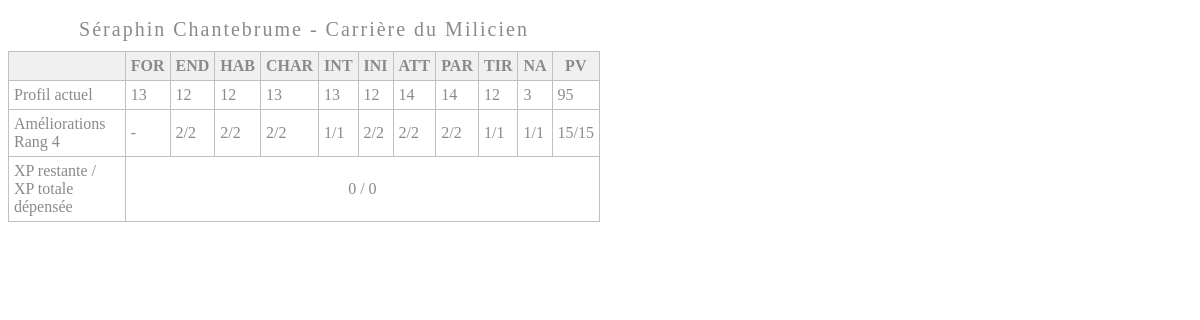
The page /fiches/details/1 on the database as committed earlier.
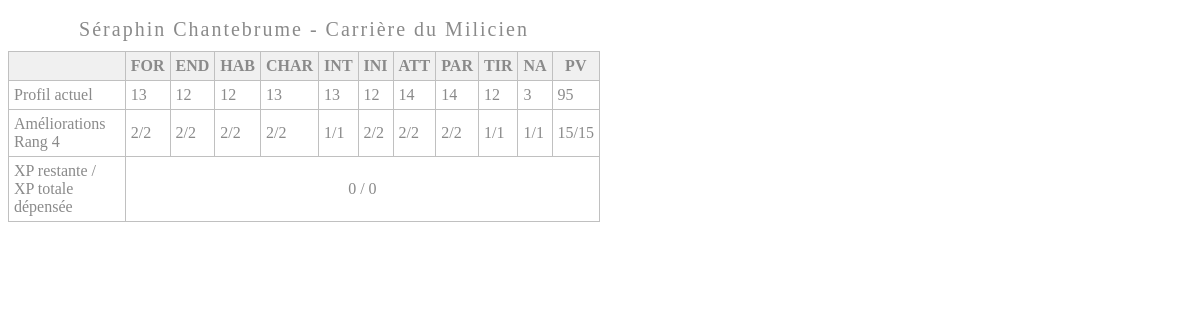
The same page on the database as committed later.
### fiches/models.py (models this page shows, shortened)
class CharacterSheet(models.Model):
    name = models.CharField(max_length=50, blank=True, null=True)
    group = models.CharField(
        max_length=50, choices=CHOICES, default='Groupe', blank=True, null=True)
    rank = models.IntegerField(blank=True, null=True)
    path = models.ForeignKey(Carriere, on_delete=models.SET_NULL, null=True)
    For = models.IntegerField(blank=True, null=True, default=8)
    End = models.IntegerField(blank=True, null=True, default=8)
    Hab = models.IntegerField(blank=True, null=True, default=8)
    Char = models.IntegerField(blank=True, null=True, default=8)
    Int = models.IntegerField(blank=True, null=True, default=8)
    Ini = models.IntegerField(blank=True, null=True, default=8)
    Att = models.IntegerField(blank=True, null=True, default=8)
    Par = models.IntegerField(blank=True, null=True, default=8)
    Tir = models.IntegerField(blank=True, null=True, default=8)
    Na = models.IntegerField(blank=True, null=True, default=1)
    Pv = models.IntegerField(blank=True, null=True, default=60)
    For1V = models.IntegerField(blank=True, null=True, default=0)
    End1V = models.IntegerField(blank=True, null=True, default=0)
    Hab1V = models.IntegerField(blank=True, null=True, default=0)
    Char1V = models.IntegerField(blank=True, null=True, default=0)
    Int1V = models.IntegerField(blank=True, null=True, default=0)
    Ini1V = models.IntegerField(blank=True, null=True, default=0)
    Att1V = models.IntegerField(blank=True, null=True, default=0)
    Par1V = models.IntegerField(blank=True, null=True, default=0)
    Tir1V = models.IntegerField(blank=True, null=True, default=0)
    Na1V = models.IntegerField(blank=True, null=True, default=0)
    Pv1V = models.IntegerField(blank=True, null=True, default=0)
    For2V = models.IntegerField(blank=True, null=True, default=0)
    End2V = models.IntegerField(blank=True, null=True, default=0)
    Hab2V = models.IntegerField(blank=True, null=True, default=0)
    Char2V = models.IntegerField(blank=True, null=True, default=0)
    Int2V = models.IntegerField(blank=True, null=True, default=0)
    Ini2V = models.IntegerField(blank=True, null=True, default=0)
    Att2V = models.IntegerField(blank=True, null=True, default=0)
    Par2V = models.IntegerField(blank=True, null=True, default=0)
    Tir2V = models.IntegerField(blank=True, null=True, default=0)
    Na2V = models.IntegerField(blank=True, null=True, default=0)
    Pv2V = models.IntegerField(blank=True, null=True, default=0)
    For3V = models.IntegerField(blank=True, null=True, default=0)
    End3V = models.IntegerField(blank=True, null=True, default=0)
    Hab3V = models.IntegerField(blank=True, null=True, default=0)
    Char3V = models.IntegerField(blank=True, null=True, default=0)
    Int3V = models.IntegerField(blank=True, null=True, default=0)
    Ini3V = models.IntegerField(blank=True, null=True, default=0)
    Att3V = models.IntegerField(blank=True, null=True, default=0)
    Par3V = models.IntegerField(blank=True, null=True, default=0)
    Tir3V = models.IntegerField(blank=True, null=True, default=0)
    Na3V = models.IntegerField(blank=True, null=True, default=0)
    Pv3V = models.IntegerField(blank=True, null=True, default=0)
    For4V = models.IntegerField(blank=True, null=True, default=0)
    End4V = models.IntegerField(blank=True, null=True, default=0)
    Hab4V = models.IntegerField(blank=True, null=True, default=0)
    Char4V = models.IntegerField(blank=True, null=True, default=0)
    Int4V = models.IntegerField(blank=True, null=True, default=0)
    Ini4V = models.IntegerField(blank=True, null=True, default=0)
    Att4V = models.IntegerField(blank=True, null=True, default=0)
    Par4V = models.IntegerField(blank=True, null=True, default=0)
    Tir4V = models.IntegerField(blank=True, null=True, default=0)
    Na4V = models.IntegerField(blank=True, null=True, default=0)
    Pv4V = models.IntegerField(blank=True, null=True, default=0)
    created = models.TimeField(auto_now_add=True, null=True)
    class Meta:
        ordering = ['-created']

### carrieres/models.py (models this page shows)
class Carriere(models.Model):
    name = models.CharField(max_length=100, blank=True, null=True)
    rank = models.IntegerField(choices=RANKS, default=1, blank=True, null=True)
    For1 = models.IntegerField(blank=True, null=True)
    End1 = models.IntegerField(blank=True, null=True)
    Hab1 = models.IntegerField(blank=True, null=True)
    Char1 = models.IntegerField(blank=True, null=True)
    Int1 = models.IntegerField(blank=True, null=True)
    Ini1 = models.IntegerField(blank=True, null=True)
    Att1 = models.IntegerField(blank=True, null=True)
    Par1 = models.IntegerField(blank=True, null=True)
    Tir1 = models.IntegerField(blank=True, null=True)
    Na1 = models.IntegerField(blank=True, null=True)
    Pv1 = models.IntegerField(blank=True, null=True)
    For2 = models.IntegerField(blank=True, null=True)
    End2 = models.IntegerField(blank=True, null=True)
    Hab2 = models.IntegerField(blank=True, null=True)
    Char2 = models.IntegerField(blank=True, null=True)
    Int2 = models.IntegerField(blank=True, null=True)
    Ini2 = models.IntegerField(blank=True, null=True)
    Att2 = models.IntegerField(blank=True, null=True)
    Par2 = models.IntegerField(blank=True, null=True)
    Tir2 = models.IntegerField(blank=True, null=True)
    Na2 = models.IntegerField(blank=True, null=True)
    Pv2 = models.IntegerField(blank=True, null=True)
    For3 = models.IntegerField(blank=True, null=True)
    End3 = models.IntegerField(blank=True, null=True)
    Hab3 = models.IntegerField(blank=True, null=True)
    Char3 = models.IntegerField(blank=True, null=True)
    Int3 = models.IntegerField(blank=True, null=True)
    Ini3 = models.IntegerField(blank=True, null=True)
    Att3 = models.IntegerField(blank=True, null=True)
    Par3 = models.IntegerField(blank=True, null=True)
    Tir3 = models.IntegerField(blank=True, null=True)
    Na3 = models.IntegerField(blank=True, null=True)
    Pv3 = models.IntegerField(blank=True, null=True)
    For4 = models.IntegerField(blank=True, null=True)
    End4 = models.IntegerField(blank=True, null=True)
    Hab4 = models.IntegerField(blank=True, null=True)
    Char4 = models.IntegerField(blank=True, null=True)
    Int4 = models.IntegerField(blank=True, null=True)
    Ini4 = models.IntegerField(blank=True, null=True)
    Att4 = models.IntegerField(blank=True, null=True)
    Par4 = models.IntegerField(blank=True, null=True)
    Tir4 = models.IntegerField(blank=True, null=True)
    Na4 = models.IntegerField(blank=True, null=True)
    Pv4 = models.IntegerField(blank=True, null=True)
    created = models.TimeField(auto_now_add=True)
    def __str__(self):
        return self.name

### fiches/views.py (the view)
# urls.py: path('fiches/details/<str:pk>', views.ficheDetails, name="charsheet_details"),
def ficheDetails(request, pk):
    fiche = CharacterSheet.objects.get(id=pk)
    carriere = Carriere.objects.get(name=fiche.path)
    page_title = f"Carrière {fiche.name}"
    context = {'page_title': page_title, 'fiche': fiche,
               'carriere': carriere, 'proxy': PROXY}
    return render(request, 'fiches/iframe.html', context)

### fiches/templates/fiches/iframe.html (shortened to what this page needs)
<!DOCTYPE html>
<html>
  <head>
    </head>
  <body>
<table>
   <caption>{{fiche.name}} - {{fiche.path}}</caption>
   <tr>
      <th></th>
      <th>FOR</th>
      <th>END</th>
      <th>HAB</th>
      <th>CHAR</th>
      <th>INT</th>
      <th>INI</th>
      <th>ATT</th>
      <th>PAR</th>
      <th>TIR</th>
      <th>NA</th>
      <th>PV</th>
   </tr>
   <tr>
      <td>Profil actuel</td>
      <td>{{fiche.For}}</td>
      <td>{{fiche.End}}</td>
      <td>{{fiche.Hab}}</td>
      <td>{{fiche.Char}}</td>
      <td>{{fiche.Int}}</td>
      <td>{{fiche.Ini}}</td>
      <td>{{fiche.Att}}</td>
      <td>{{fiche.Par}}</td>
      <td>{{fiche.Tir}}</td>
      <td>{{fiche.Na}}</td>
      <td>{{fiche.Pv}}</td>
   </tr>
   <tr>
      <td>Améliorations Rang {{fiche.rank}}</td>
      {% if fiche.rank == 1 %}
      <td>{% if fiche.For1V != None %} {{fiche.For1V}}/{{carriere.For1}}{% else %}-{% endif %}</td>
      <td>{% if fiche.End1V != None %} {{fiche.End1V}}/{{carriere.End1}}{% else %}-{% endif %}</td>
      <td>{% if fiche.Hab1V != None %} {{fiche.Hab1V}}/{{carriere.Hab1}}{% else %}-{% endif %}</td>
      <td>{% if fiche.Char1V != None %} {{fiche.End1V}}/{{carriere.Char1}}{% else %}-{% endif %}</td>
      <td>{% if fiche.Int1V != None %} {{fiche.Int1V}}/{{carriere.Int1}}{% else %}-{% endif %}</td>
      <td>{% if fiche.Ini1V != None %} {{fiche.Ini1V}}/{{carriere.Ini1}}{% else %}-{% endif %}</td>
      <td>{% if fiche.Att1V != None %} {{fiche.Att1V}}/{{carriere.Att1}}{% else %}-{% endif %}</td>
      <td>{% if fiche.Par1V != None %} {{fiche.Par1V}}/{{carriere.Par1}}{% else %}-{% endif %}</td>
      <td>{% if fiche.Tir1V != None %} {{fiche.Tir1V}}/{{carriere.Tir1}}{% else %}-{% endif %}</td>
      <td>{% if fiche.Na1V != None %} {{fiche.Na1V}}/{{carriere.Na1}}{% else %}-{% endif %}</td>
      <td>{% if fiche.Pv1V != None %} {{fiche.Pv1V}}/{{carriere.Pv1}}{% else %}-{% endif %}</td>
      {% elif fiche.rank == 4 %}
      <td>{% if fiche.For4V != None %} {{fiche.For4V}}/{{carriere.For4}}{% else %}-{% endif %}</td>
      <td>{% if fiche.End4V != None %} {{fiche.End4V}}/{{carriere.End4}}{% else %}-{% endif %}</td>
      <td>{% if fiche.Hab4V != None %} {{fiche.Hab4V}}/{{carriere.Hab4}}{% else %}-{% endif %}</td>
      <td>{% if fiche.Char4V != None %} {{fiche.End4V}}/{{carriere.Char4}}{% else %}-{% endif %}</td>
      <td>{% if fiche.Int4V != None %} {{fiche.Int4V}}/{{carriere.Int4}}{% else %}-{% endif %}</td>
      <td>{% if fiche.Ini4V != None %} {{fiche.Ini4V}}/{{carriere.Ini4}}{% else %}-{% endif %}</td>
      <td>{% if fiche.Att4V != None %} {{fiche.Att4V}}/{{carriere.Att4}}{% else %}-{% endif %}</td>
      <td>{% if fiche.Par4V != None %} {{fiche.Par4V}}/{{carriere.Par4}}{% else %}-{% endif %}</td>
      <td>{% if fiche.Tir4V != None %} {{fiche.Tir4V}}/{{carriere.Tir4}}{% else %}-{% endif %}</td>
      <td>{% if fiche.Na4V != None %} {{fiche.Na4V}}/{{carriere.Na4}}{% else %}-{% endif %}</td>
      <td>{% if fiche.Pv4V != None %} {{fiche.Pv4V}}/{{carriere.Pv4}}{% else %}-{% endif %}</td>
      {% endif %}
   </tr>
   <tr>
  <td>XP restante / XP totale dépensée</td>
  <td colspan=11; align="center";> 0 / 0</td>
   </tr>
   </table>
    </body>
    </html>

### fiches/templates/fiches/iframe.html (style rules this page uses)
body { background-color: transparent; }
caption { padding-top: 10px; padding-bottom: 10px; margin-top: 0; margin-bottom: 0; color: #8a8a8a; font-family: "Gabriela", serif; font-size: 20px; letter-spacing: 0.1em; text-align: center; }
table { width: 50%; border: 1px solid #c0c0c0; border-collapse: collapse; padding: 5px; }
th { color: #8a8a8a; border: 1px solid #c0c0c0; padding: 5px; background: #f0f0f0; }
td { color: #8a8a8a; border: 1px solid #c0c0c0; padding: 5px; }

Rows that differ between the two databases and show on the page:
changed CharacterSheet "Séraphin Chantebrume": For4V (not shown) → "2"
changed Carriere: For4 (not shown) → "2"
